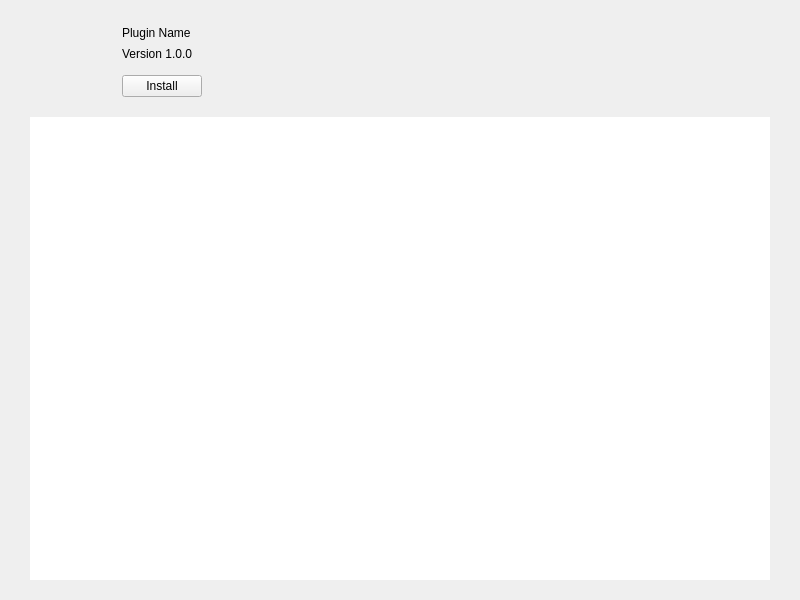
<?xml version="1.0" encoding="UTF-8"?>
<!-- Copyright (c) 2026 LosAngelous (shengjie.lin) -->

<ui version="4.0">
 <class>LosPluginDetailUi</class>
 <widget class="QWidget" name="LosPluginDetailUi">
  <property name="geometry">
   <rect>
    <x>0</x>
    <y>0</y>
    <width>800</width>
    <height>600</height>
   </rect>
  </property>
  <layout class="QVBoxLayout" name="verticalLayout">
   <property name="spacing">
    <number>20</number>
   </property>
   <property name="leftMargin">
    <number>30</number>
   </property>
   <property name="topMargin">
    <number>25</number>
   </property>
   <property name="rightMargin">
    <number>30</number>
   </property>
   <property name="bottomMargin">
    <number>20</number>
   </property>
   <item>
    <layout class="QHBoxLayout" name="headerLayout">
     <property name="spacing">
      <number>20</number>
     </property>
     <item alignment="Qt::AlignTop">
      <widget class="QLabel" name="label_icon">
       <property name="minimumSize">
        <size>
         <width>72</width>
         <height>72</height>
        </size>
       </property>
       <property name="maximumSize">
        <size>
         <width>72</width>
         <height>72</height>
        </size>
       </property>
       <property name="text">
        <string/>
       </property>
       <property name="scaledContents">
        <bool>true</bool>
       </property>
      </widget>
     </item>
     <item>
      <layout class="QVBoxLayout" name="titleLayout">
       <property name="spacing">
        <number>6</number>
       </property>
       <item>
        <widget class="QLabel" name="label_name">
         <property name="text">
          <string>Plugin Name</string>
         </property>
        </widget>
       </item>
       <item>
        <widget class="QLabel" name="label_version">
         <property name="text">
          <string>Version 1.0.0</string>
         </property>
        </widget>
       </item>
       <item>
        <layout class="QHBoxLayout" name="buttonLayout">
         <property name="spacing">
          <number>10</number>
         </property>
         <property name="topMargin">
          <number>8</number>
         </property>
         <item>
          <widget class="QPushButton" name="btn_install">
           <property name="cursor">
            <cursorShape>PointingHandCursor</cursorShape>
           </property>
           <property name="text">
            <string>Install</string>
           </property>
          </widget>
         </item>
         <item>
          <spacer name="horizontalSpacer_btn">
           <property name="orientation">
            <enum>Qt::Horizontal</enum>
           </property>
           <property name="sizeHint" stdset="0">
            <size>
             <width>40</width>
             <height>20</height>
            </size>
           </property>
          </spacer>
         </item>
        </layout>
       </item>
      </layout>
     </item>
    </layout>
   </item>
   <item>
    <widget class="QTextBrowser" name="text_description">
     <property name="frameShape">
      <enum>QFrame::NoFrame</enum>
     </property>
     <property name="openExternalLinks">
      <bool>true</bool>
     </property>
    </widget>
   </item>
  </layout>
 </widget>
 <resources/>
 <connections/>
</ui>
